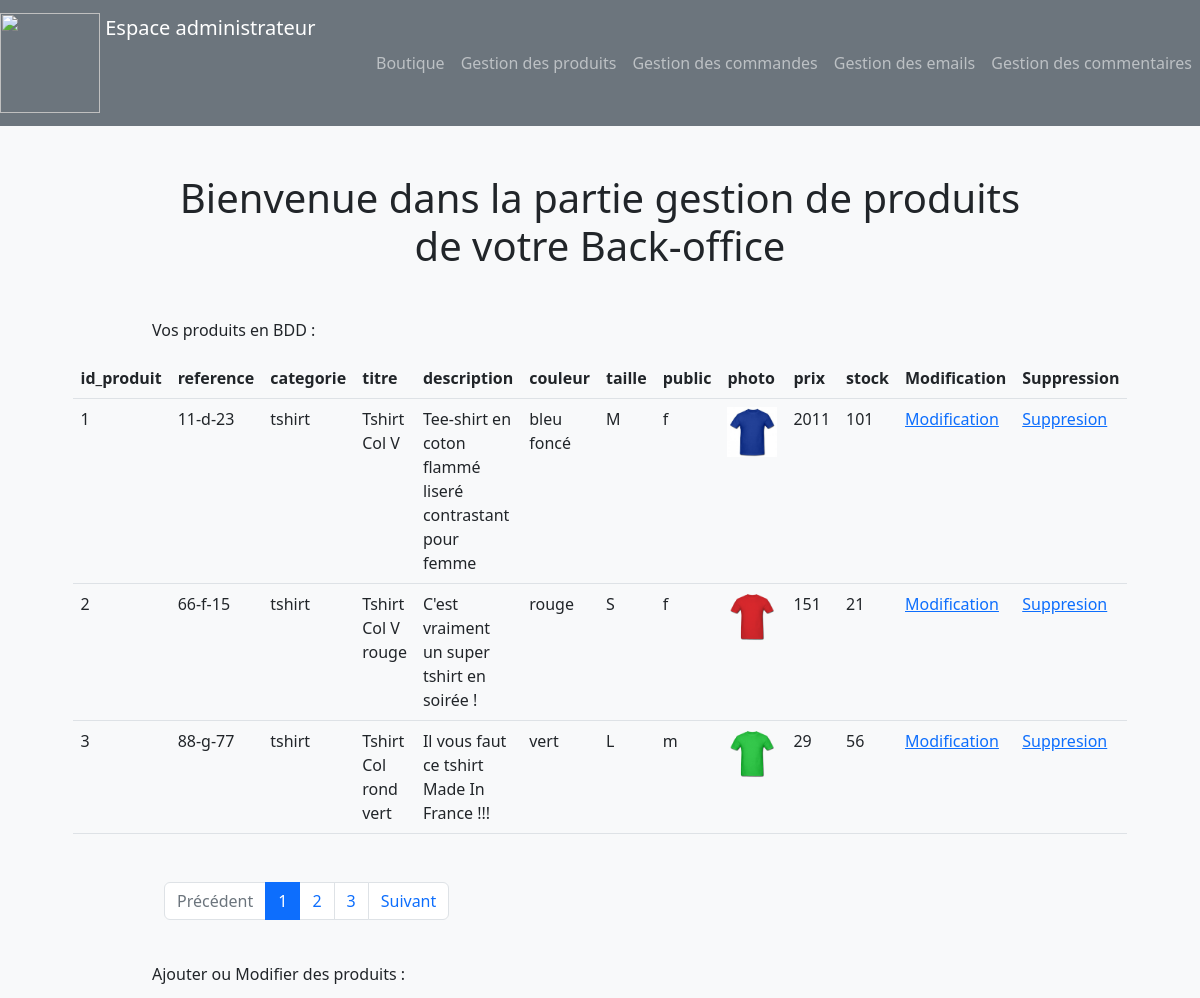
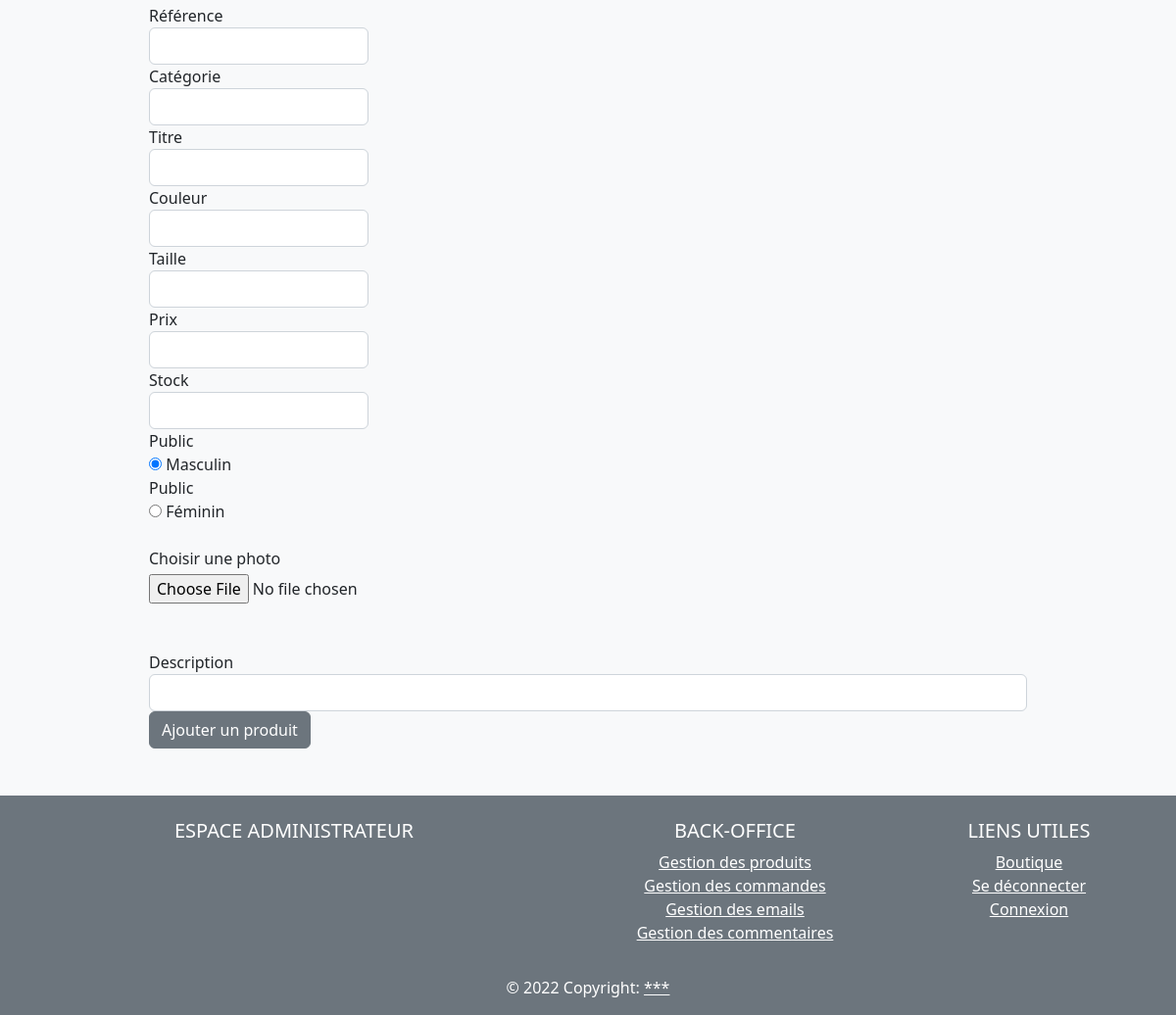
The page /admin/gestion_produits.php on the database its author committed (2 pictures, top to bottom).
### tables this page shows
CREATE TABLE `produit` (
  `id_produit` int(3) NOT NULL,
  `reference` varchar(20) NOT NULL,
  `categorie` varchar(20) NOT NULL,
  `titre` varchar(100) NOT NULL,
  `description` text NOT NULL,
  `couleur` varchar(20) NOT NULL,
  `taille` varchar(5) NOT NULL,
  `public` enum('m','f','mixte') NOT NULL,
  `photo` varchar(250) NOT NULL,
  `prix` int(3) NOT NULL,
  `stock` int(3) NOT NULL
);

### inc/fonction.php (called while the page is built, shortened)
<?php
    function pagination($pdo, $nombreArticlePagePage, $requeteSQL) {
        $articlesParPage = $nombreArticlePagePage;
        if(isset($_GET["page"]) && !empty($_GET["page"])) {
            $pageEnCours = $_GET["page"];
        } else {
            $pageEnCours = 1;
        }
        $nbrArticles = $pdo->query($requeteSQL)->fetchColumn();
        $pages = ceil($nbrArticles / $articlesParPage);
        $premierArticle = ($pageEnCours * $articlesParPage)  - $articlesParPage;
        $elemForPagination = ["nbrArticles" => $nbrArticles, "pages" => $pages, "premierArticle" => $premierArticle, "pageEnCours" => $pageEnCours];
        return $elemForPagination;
    }
?>

### admin/gestion_produits.php (the view, shortened to what this page needs)
<?php
require_once("../inc/init.php");
    $elementsPourLaPagination = pagination($pdo, 3, "SELECT COUNT(*) FROM produit");
$stmt = $pdo->query("SELECT * FROM produit LIMIT $elementsPourLaPagination[premierArticle], 3");
$reference = (isset($produit)) ? $produit["reference"] : "";
$categorie = (isset($produit)) ? $produit["categorie"] : "";
$titre = (isset($produit)) ? $produit["titre"] : "";
$description = (isset($produit)) ? $produit["description"] : "";
$couleur = (isset($produit)) ? $produit["couleur"] : "";
$taille = (isset($produit)) ? $produit["taille"] : "";
$prix = (isset($produit)) ? $produit["prix"] : "";
$stock = (isset($produit)) ? $produit["stock"] : "";
require_once("inc/header.php");
?>
<h1 class='mb-5 text-center'>Bienvenue dans la partie gestion de produits de votre Back-office</h1>
<p>Vos produits en BDD :</p>
<table class="table mb-5">
  <thead class="thead-dark">
    <tr>
        <?php for ($i = 0; $i < $stmt->columnCount(); $i++) {
            $col = $stmt->getColumnMeta($i); ?>
            <th scope="col"><?= $col['name']; ?></th>
        <?php } ?>
        <th scope="col"> Modification  </th>
        <th scope="col"> Suppression  </th>
    </tr>
  </thead>
  <tbody>
        <?php foreach($stmt->fetchAll(PDO::FETCH_ASSOC) as $index => $produit) { ?>
            <tr>
                <?php foreach($produit as $index => $valeur) {
                    if($index == 'photo') { ?>
                        <td> <img style="width:50px" src="<?= $valeur; ?>" alt=""> </td>
                    <?php } else { ?>
                        <td> <?php echo $produit[$index];  ?> </td>
                    <?php } ?>
                <?php } ?>
                <td> <a href="?action=modification&id_produit=<?= $produit["id_produit"]?>#ajout_modif"> Modification </a> </td>
                <td> <a href="?action=suppression&id_produit=<?= $produit["id_produit"]?>"> Suppresion </a> </td>
            </tr>
       <?php } ?>
  </tbody>
</table>
<div class="row col-md-12">
    <nav aria-label="Page navigation example">
    <ul class="pagination">
        <li class="page-item <?php echo ($elementsPourLaPagination["pageEnCours"] == 1) ? "disabled" : ""; ?>">
            <a class="page-link" href="?page=<?php echo $elementsPourLaPagination["pageEnCours"] - 1; ?>">Précédent</a>
        </li>
        <?php for($page = 1; $page <= $elementsPourLaPagination["pages"]; $page++) { ?>
            <li class="page-item <?php echo ($elementsPourLaPagination["pageEnCours"] == $page) ? "active" : ""; ?>">
                <a class="page-link" href="?page=<?php echo $page; ?>"><?php echo $page; ?></a>
            </li>
        <?php } ?>
        <li class="page-item <?php echo ($elementsPourLaPagination["pageEnCours"] == $elementsPourLaPagination["pages"]) ? "disabled" : ""; ?>">
            <a class="page-link" href="?page=<?php echo $elementsPourLaPagination["pageEnCours"] + 1; ?>">Suivant</a>
        </li>
    </ul>
    </nav>
</div>
<p id="ajout_modif">Ajouter ou Modifier des produits :</p>
<form action="" method="POST" enctype="multipart/form-data">
    <div class="form-row">
        <div class="form-group col-md-3">
            <label for="reference">Référence</label>
            <input type="text" class="form-control" id="reference" name="reference" value="<?= $reference; ?>">
        </div>
        <div class="form-group col-md-3">
            <label for="categorie">Catégorie</label>
            <input type="text" class="form-control" id="categorie" name="categorie" value="<?= $categorie; ?>">
        </div>
        <div class="form-group col-md-3">
            <label for="titre">Titre</label>
            <input type="text" class="form-control" id="titre" name="titre" value="<?= $titre; ?>">
        </div>
        <div class="form-group col-md-3">
            <label for="couleur">Couleur</label>
            <input type="text" class="form-control" id="couleur" name="couleur" value="<?= $couleur; ?>">
        </div>
        <div class="form-group col-md-3">
            <label for="taille">Taille</label>
            <input type="text" class="form-control" id="taille" name="taille" value="<?= $taille; ?>">
        </div>
        <div class="form-group col-md-3">
            <label for="prix">Prix</label>
            <input type="text" class="form-control" id="prix" name="prix" value="<?= $prix; ?>">
        </div>
        <div class="form-group col-md-3">
            <label for="stock">Stock</label>
            <input type="text" class="form-control" id="stock" name="stock" value="<?= $stock; ?>">
        </div>
        <div class="form-group col-md-2">
            <label for="public_m">Public</label>
            <div class="custom-control custom-radio">
                <input type="radio" id="public_m" name="public" class="custom-control-input" value="m" checked>
                <label class="custom-control-label" for="public_m">Masculin</label>
            </div>
            <label for="public_f">Public</label>
            <div class="custom-control custom-radio">
                <input type="radio" id="public_f" name="public" class="custom-control-input" value="f">
                <label class="custom-control-label" for="public_f">Féminin</label>
            </div>
        </div>
        <br>
        <div class="custom-file mb-5">
            <label class="custom-file-label" for="maPhoto">Choisir une photo</label>
            <br>
            <input type="file" class="custom-file-input mt-1" id="maPhoto" name="maPhoto">
        </div>
        <div class="form-group col-md-12">
            <label for="description">Description</label>
            <input type="text" class="form-control" id="description" name="description" value="<?= $description; ?>">
        </div>
        <?php if(isset($_GET["action"]) && $_GET["action"] == "modification") { ?>
            <button type="submit" class="btn btn-secondary" name="modifierProduit">Modifier un produit</button>
        <?php } else { ?>
            <button type="submit" class="btn btn-secondary" name="ajouterProduit">Ajouter un produit</button>
        <?php } ?>
    </div>
</form>
<?php
    require_once("inc/footer.php");
?>

### admin/inc/css/style.css (style rules this page uses)
nav { min-height: 10vh; }

### rows shown on the page
produit: id_produit "1", reference "11-d-23", categorie "tshirt", titre "Tshirt Col V", description "Tee-shirt en coton flammé liseré contrastant pour femme", couleur "bleu foncé", taille "M", public "f", photo (picture), prix "2011", stock "101"
produit: id_produit "2", reference "66-f-15", categorie "tshirt", titre "Tshirt Col V rouge", description "C'est vraiment un super tshirt en soirée !", couleur "rouge", taille "S", public "f", photo (picture), prix "151", stock "21"
produit: id_produit "3", reference "88-g-77", categorie "tshirt", titre "Tshirt Col rond vert", description "Il vous faut ce tshirt Made In France !!!", couleur "vert", taille "L", public "m", photo (picture), prix "29", stock "56"

### other values the page prints
$col['name'] "id_produit"
$col['name'] "reference"
$col['name'] "categorie"
$col['name'] "titre"
$col['name'] "description"
$col['name'] "couleur"
$col['name'] "taille"
$col['name'] "public"
$col['name'] "photo"
$col['name'] "prix"
$col['name'] "stock"
